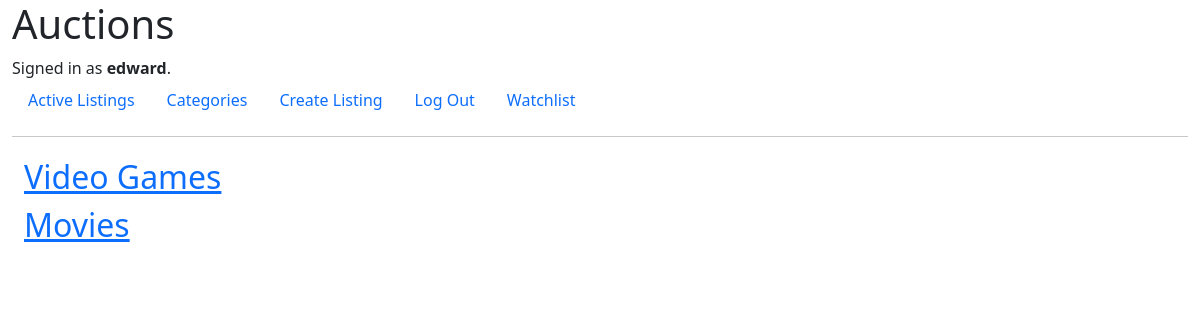
Page /categories/ (signed in) on the committed database.
### auctions/models.py (models this page shows)
class User(AbstractUser):
    def __str__(self):
        return f"{self.username}"

class Category(models.Model):
    category = models.CharField(max_length=80, unique=True, default='')
    def __str__(self):
        return f"{self.category}"

### auctions/views.py (the view)
# urls.py: path("categories/", views.categories, name="categories"),
def categories(request):
    categories = Category.objects.all()
    return render(request, "auctions/categories.html", {
        "categories": categories
    })

### auctions/templates/auctions/categories.html
{% extends "auctions/layout.html" %}
{% block body %}
    <div class="container-fluid">
        {% for category in categories %}
        <div class="row">
            <a href="{% url 'category' category %}" class="listing_title">{{ category }}</a>
        </div>
        {% endfor %}
    </div>
{% endblock %}

### auctions/templates/auctions/layout.html (shortened to what this page needs)
{% load static %}
<!DOCTYPE html>
<html lang="en">
    <head>
        <link href="https://cdn.jsdelivr.net/npm/bootstrap@5.1.0/dist/css/bootstrap.min.css" rel="stylesheet">
        <link href="{% static 'auctions/styles.css' %}" rel="stylesheet">
    </head>
    <body class="container-fluid">
        <h1>Auctions</h1>
        <div>
            {% if user.is_authenticated %}
                Signed in as <strong>{{ user.username }}</strong>.
            {% else %}
                Not signed in.
            {% endif %}
        </div>
        <ul class="nav">
            <li class="nav-item">
                <a class="nav-link" href="{% url 'index' %}">Active Listings</a>
            </li>
            <li class="nav-item">
                <a class="nav-link" href="{% url 'categories' %}">Categories</a>
            </li>
            {% if user.is_authenticated %}
                <li class="nav-item">
                    <a class="nav-link" href="{% url 'create' %}">Create Listing</a>
                </li>
                <li class="nav-item">
                    <a class="nav-link" href="{% url 'logout' %}">Log Out</a>
                </li>
                <li class="nav-item">
                    <a class="nav-link" href="{% url 'watchlist' %}">Watchlist</a>
                </li>
            {% endif %}
        </ul>
        <hr>
        {% block body %}
        {% endblock %}
    </body>
</html>

### rows in the picture
User: username "edward"
Category: category "Video Games"
Category: category "Movies"
